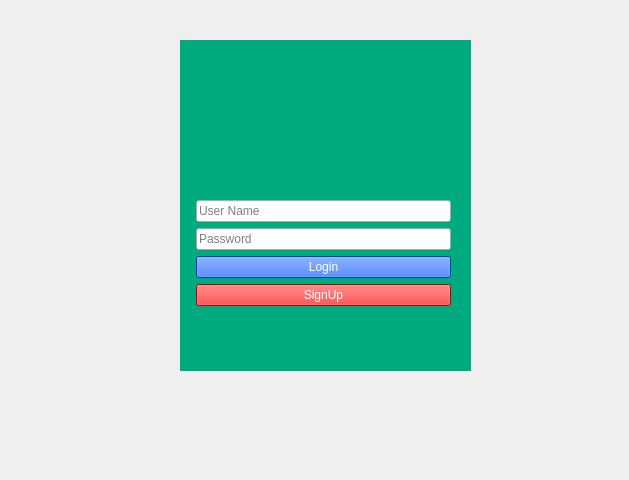
<?xml version="1.0" encoding="UTF-8"?>
<ui version="4.0">
 <class>login_3</class>
 <widget class="QWidget" name="login_3">
  <property name="geometry">
   <rect>
    <x>0</x>
    <y>0</y>
    <width>629</width>
    <height>480</height>
   </rect>
  </property>
  <property name="windowTitle">
   <string>login</string>
  </property>
  <property name="styleSheet">
   <string notr="true"/>
  </property>
  <widget class="QWidget" name="signupwidget" native="true">
   <property name="geometry">
    <rect>
     <x>180</x>
     <y>40</y>
     <width>291</width>
     <height>331</height>
    </rect>
   </property>
   <property name="styleSheet">
    <string notr="true">background-color: rgb(0, 170, 127);</string>
   </property>
   <widget class="QLabel" name="signuplabel">
    <property name="geometry">
     <rect>
      <x>80</x>
      <y>40</y>
      <width>141</width>
      <height>111</height>
     </rect>
    </property>
    <property name="styleSheet">
     <string notr="true">border-image: url(:/tst-imgs/large-icon-user.png);</string>
    </property>
    <property name="text">
     <string/>
    </property>
   </widget>
  </widget>
  <widget class="QWidget" name="formWidget" native="true">
   <property name="geometry">
    <rect>
     <x>190</x>
     <y>200</y>
     <width>261</width>
     <height>141</height>
    </rect>
   </property>
   <layout class="QFormLayout" name="formLayout_2">
    <item row="0" column="1">
     <widget class="QLineEdit" name="signupuname">
      <property name="palette">
       <palette>
        <active>
         <colorrole role="Highlight">
          <brush brushstyle="SolidPattern">
           <color alpha="255">
            <red>255</red>
            <green>255</green>
            <blue>255</blue>
           </color>
          </brush>
         </colorrole>
        </active>
        <inactive>
         <colorrole role="Highlight">
          <brush brushstyle="SolidPattern">
           <color alpha="255">
            <red>255</red>
            <green>255</green>
            <blue>255</blue>
           </color>
          </brush>
         </colorrole>
        </inactive>
        <disabled>
         <colorrole role="Highlight">
          <brush brushstyle="SolidPattern">
           <color alpha="255">
            <red>255</red>
            <green>255</green>
            <blue>255</blue>
           </color>
          </brush>
         </colorrole>
        </disabled>
       </palette>
      </property>
      <property name="autoFillBackground">
       <bool>false</bool>
      </property>
      <property name="styleSheet">
       <string notr="true"/>
      </property>
      <property name="placeholderText">
       <string>User Name</string>
      </property>
     </widget>
    </item>
    <item row="1" column="1">
     <widget class="QLineEdit" name="signuppwd">
      <property name="placeholderText">
       <string>Password</string>
      </property>
     </widget>
    </item>
    <item row="2" column="1">
     <widget class="QPushButton" name="login">
      <property name="styleSheet">
       <string notr="true">background-color: rgb(0, 85, 255);
color: rgb(255, 255, 255);</string>
      </property>
      <property name="text">
       <string>Login</string>
      </property>
     </widget>
    </item>
    <item row="3" column="1">
     <widget class="QPushButton" name="login_2">
      <property name="styleSheet">
       <string notr="true">background-color: rgb(255, 0, 0);
color: rgb(255, 255, 255);</string>
      </property>
      <property name="text">
       <string>SignUp</string>
      </property>
     </widget>
    </item>
   </layout>
  </widget>
 </widget>
 <resources>
  <include location="imgs.qrc"/>
 </resources>
 <connections/>
</ui>
